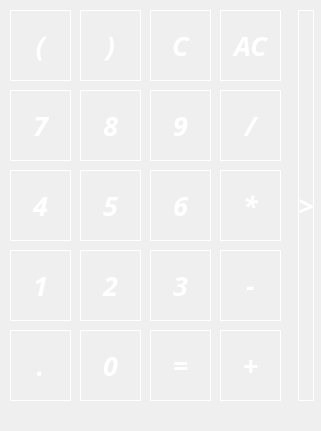
    <widget class="QFrame" name="frame_2">
     <property name="geometry">
      <rect>
       <x>0</x>
       <y>30</y>
       <width>321</width>
       <height>431</height>
      </rect>
     </property>
     <property name="frameShape">
      <enum>QFrame::NoFrame</enum>
     </property>
     <property name="frameShadow">
      <enum>QFrame::Raised</enum>
     </property>
     <widget class="QPushButton" name="sum">
      <property name="geometry">
       <rect>
        <x>220</x>
        <y>330</y>
        <width>61</width>
        <height>71</height>
       </rect>
      </property>
      <property name="font">
       <font>
        <family>Shree Devanagari 714</family>
        <pointsize>20</pointsize>
        <italic>true</italic>
        <bold>true</bold>
        <underline>false</underline>
        <strikeout>false</strikeout>
        <stylestrategy>PreferDefault</stylestrategy>
        <kerning>true</kerning>
       </font>
      </property>
      <property name="styleSheet">
       <string notr="true">QPushButton {
background-color: qlineargradient(x1: 0, y1: 0, x2: 0, y2: 1,
                                      stop: 0 #f5b5da, stop: 1 #521839 );
color: white;
border: 1px solid white;
}

QPushButton:pressed {
    background-color: qlineargradient(x1: 0, y1: 0, x2: 0, y2: 1,
                                      stop: 0 #521839, stop: 1 #f5b5da);
}</string>
      </property>
      <property name="text">
       <string>+</string>
      </property>
     </widget>
     <widget class="QPushButton" name="backspace">
      <property name="geometry">
       <rect>
        <x>150</x>
        <y>10</y>
        <width>61</width>
        <height>71</height>
       </rect>
      </property>
      <property name="font">
       <font>
        <family>Shree Devanagari 714</family>
        <pointsize>20</pointsize>
        <italic>true</italic>
        <bold>true</bold>
        <underline>false</underline>
        <strikeout>false</strikeout>
        <stylestrategy>PreferDefault</stylestrategy>
        <kerning>true</kerning>
       </font>
      </property>
      <property name="styleSheet">
       <string notr="true">QPushButton {
background-color: qlineargradient(x1: 0, y1: 0, x2: 0, y2: 1,
                                      stop: 0 #f5b5da, stop: 1 #521839 );
color: white;
border: 1px solid white;
}

QPushButton:pressed {
    background-color: qlineargradient(x1: 0, y1: 0, x2: 0, y2: 1,
                                      stop: 0 #521839, stop: 1 #f5b5da);
}</string>
      </property>
      <property name="text">
       <string>C</string>
      </property>
     </widget>
     <widget class="QPushButton" name="seven">
      <property name="geometry">
       <rect>
        <x>10</x>
        <y>90</y>
        <width>61</width>
        <height>71</height>
       </rect>
      </property>
      <property name="font">
       <font>
        <family>Shree Devanagari 714</family>
        <pointsize>20</pointsize>
        <italic>true</italic>
        <bold>true</bold>
        <underline>false</underline>
        <strikeout>false</strikeout>
        <stylestrategy>PreferDefault</stylestrategy>
        <kerning>true</kerning>
       </font>
      </property>
      <property name="styleSheet">
       <string notr="true">QPushButton {
background-color: qlineargradient(x1: 0, y1: 0, x2: 0, y2: 1,
                                      stop: 0 #f5b5da, stop: 1 #521839 );
color: white;
border: 1px solid white;
}

QPushButton:pressed {
    background-color: qlineargradient(x1: 0, y1: 0, x2: 0, y2: 1,
                                      stop: 0 #521839, stop: 1 #f5b5da);
}</string>
      </property>
      <property name="text">
       <string>7</string>
      </property>
     </widget>
     <widget class="QPushButton" name="dot">
      <property name="geometry">
       <rect>
        <x>10</x>
        <y>330</y>
        <width>61</width>
        <height>71</height>
       </rect>
      </property>
      <property name="font">
       <font>
        <family>Shree Devanagari 714</family>
        <pointsize>20</pointsize>
        <italic>true</italic>
        <bold>true</bold>
        <underline>false</underline>
        <strikeout>false</strikeout>
        <stylestrategy>PreferDefault</stylestrategy>
        <kerning>true</kerning>
       </font>
      </property>
      <property name="styleSheet">
       <string notr="true">QPushButton {
background-color: qlineargradient(x1: 0, y1: 0, x2: 0, y2: 1,
                                      stop: 0 #f5b5da, stop: 1 #521839 );
color: white;
border: 1px solid white;
}

QPushButton:pressed {
    background-color: qlineargradient(x1: 0, y1: 0, x2: 0, y2: 1,
                                      stop: 0 #521839, stop: 1 #f5b5da);
}</string>
      </property>
      <property name="text">
       <string>.</string>
      </property>
     </widget>
     <widget class="QPushButton" name="three">
      <property name="geometry">
       <rect>
        <x>150</x>
        <y>250</y>
        <width>61</width>
        <height>71</height>
       </rect>
      </property>
      <property name="font">
       <font>
        <family>Shree Devanagari 714</family>
        <pointsize>20</pointsize>
        <italic>true</italic>
        <bold>true</bold>
        <underline>false</underline>
        <strikeout>false</strikeout>
        <stylestrategy>PreferDefault</stylestrategy>
        <kerning>true</kerning>
       </font>
      </property>
      <property name="styleSheet">
       <string notr="true">QPushButton {
background-color: qlineargradient(x1: 0, y1: 0, x2: 0, y2: 1,
                                      stop: 0 #f5b5da, stop: 1 #521839 );
color: white;
border: 1px solid white;
}

QPushButton:pressed {
    background-color: qlineargradient(x1: 0, y1: 0, x2: 0, y2: 1,
                                      stop: 0 #521839, stop: 1 #f5b5da);
}</string>
      </property>
      <property name="text">
       <string>3</string>
      </property>
     </widget>
     <widget class="QPushButton" name="four">
      <property name="geometry">
       <rect>
        <x>10</x>
        <y>170</y>
        <width>61</width>
        <height>71</height>
       </rect>
      </property>
      <property name="font">
       <font>
        <family>Shree Devanagari 714</family>
        <pointsize>20</pointsize>
        <italic>true</italic>
        <bold>true</bold>
        <underline>false</underline>
        <strikeout>false</strikeout>
        <stylestrategy>PreferDefault</stylestrategy>
        <kerning>true</kerning>
       </font>
      </property>
      <property name="styleSheet">
       <string notr="true">QPushButton {
background-color: qlineargradient(x1: 0, y1: 0, x2: 0, y2: 1,
                                      stop: 0 #f5b5da, stop: 1 #521839 );
color: white;
border: 1px solid white;
}

QPushButton:pressed {
    background-color: qlineargradient(x1: 0, y1: 0, x2: 0, y2: 1,
                                      stop: 0 #521839, stop: 1 #f5b5da);
}</string>
      </property>
      <property name="text">
       <string>4</string>
      </property>
     </widget>
     <widget class="QPushButton" name="clear_all">
      <property name="geometry">
       <rect>
        <x>220</x>
        <y>10</y>
        <width>61</width>
        <height>71</height>
       </rect>
      </property>
      <property name="font">
       <font>
        <family>Shree Devanagari 714</family>
        <pointsize>20</pointsize>
        <italic>true</italic>
        <bold>true</bold>
        <underline>false</underline>
        <strikeout>false</strikeout>
        <stylestrategy>PreferDefault</stylestrategy>
        <kerning>true</kerning>
       </font>
      </property>
      <property name="styleSheet">
       <string notr="true">QPushButton {
background-color: qlineargradient(x1: 0, y1: 0, x2: 0, y2: 1,
                                      stop: 0 #f5b5da, stop: 1 #521839 );
color: white;
border: 1px solid white;
}

QPushButton:pressed {
    background-color: qlineargradient(x1: 0, y1: 0, x2: 0, y2: 1,
                                      stop: 0 #521839, stop: 1 #f5b5da);
}</string>
      </property>
      <property name="text">
       <string>AC</string>
      </property>
     </widget>
     <widget class="QPushButton" name="nine">
      <property name="geometry">
       <rect>
        <x>150</x>
        <y>90</y>
        <width>61</width>
        <height>71</height>
       </rect>
      </property>
      <property name="font">
       <font>
        <family>Shree Devanagari 714</family>
        <pointsize>20</pointsize>
        <italic>true</italic>
        <bold>true</bold>
        <underline>false</underline>
        <strikeout>false</strikeout>
        <stylestrategy>PreferDefault</stylestrategy>
        <kerning>true</kerning>
       </font>
      </property>
      <property name="styleSheet">
       <string notr="true">QPushButton {
background-color: qlineargradient(x1: 0, y1: 0, x2: 0, y2: 1,
                                      stop: 0 #f5b5da, stop: 1 #521839 );
color: white;
border: 1px solid white;
}

QPushButton:pressed {
    background-color: qlineargradient(x1: 0, y1: 0, x2: 0, y2: 1,
                                      stop: 0 #521839, stop: 1 #f5b5da);
}</string>
      </property>
      <property name="text">
       <string>9</string>
      </property>
     </widget>
     <widget class="QPushButton" name="close_bracket">
      <property name="geometry">
       <rect>
        <x>80</x>
        <y>10</y>
        <width>61</width>
        <height>71</height>
       </rect>
      </property>
      <property name="font">
       <font>
        <family>Shree Devanagari 714</family>
        <pointsize>20</pointsize>
        <italic>true</italic>
        <bold>true</bold>
        <underline>false</underline>
        <strikeout>false</strikeout>
        <stylestrategy>PreferDefault</stylestrategy>
        <kerning>true</kerning>
       </font>
      </property>
      <property name="styleSheet">
       <string notr="true">QPushButton {
background-color: qlineargradient(x1: 0, y1: 0, x2: 0, y2: 1,
                                      stop: 0 #f5b5da, stop: 1 #521839 );
color: white;
border: 1px solid white;
}

QPushButton:pressed {
    background-color: qlineargradient(x1: 0, y1: 0, x2: 0, y2: 1,
                                      stop: 0 #521839, stop: 1 #f5b5da);
}</string>
      </property>
      <property name="text">
       <string>)</string>
      </property>
     </widget>
     <widget class="QPushButton" name="two">
      <property name="geometry">
       <rect>
        <x>80</x>
        <y>250</y>
        <width>61</width>
        <height>71</height>
       </rect>
      </property>
      <property name="font">
       <font>
        <family>Shree Devanagari 714</family>
        <pointsize>20</pointsize>
        <italic>true</italic>
        <bold>true</bold>
        <underline>false</underline>
        <strikeout>false</strikeout>
        <stylestrategy>PreferDefault</stylestrategy>
        <kerning>true</kerning>
       </font>
      </property>
      <property name="styleSheet">
       <string notr="true">QPushButton {
background-color: qlineargradient(x1: 0, y1: 0, x2: 0, y2: 1,
                                      stop: 0 #f5b5da, stop: 1 #521839 );
color: white;
border: 1px solid white;
}

QPushButton:pressed {
    background-color: qlineargradient(x1: 0, y1: 0, x2: 0, y2: 1,
                                      stop: 0 #521839, stop: 1 #f5b5da);
}</string>
      </property>
      <property name="text">
       <string>2</string>
      </property>
     </widget>
     <widget class="QPushButton" name="zero">
      <property name="geometry">
       <rect>
        <x>80</x>
        <y>330</y>
        <width>61</width>
        <height>71</height>
       </rect>
      </property>
      <property name="font">
       <font>
        <family>Shree Devanagari 714</family>
        <pointsize>20</pointsize>
        <italic>true</italic>
        <bold>true</bold>
        <underline>false</underline>
        <strikeout>false</strikeout>
        <stylestrategy>PreferDefault</stylestrategy>
        <kerning>true</kerning>
       </font>
      </property>
      <property name="styleSheet">
       <string notr="true">QPushButton {
background-color: qlineargradient(x1: 0, y1: 0, x2: 0, y2: 1,
                                      stop: 0 #f5b5da, stop: 1 #521839 );
color: white;
border: 1px solid white;
}

QPushButton:pressed {
    background-color: qlineargradient(x1: 0, y1: 0, x2: 0, y2: 1,
                                      stop: 0 #521839, stop: 1 #f5b5da);
}</string>
      </property>
      <property name="text">
       <string>0</string>
      </property>
     </widget>
     <widget class="QPushButton" name="sub">
      <property name="geometry">
       <rect>
        <x>220</x>
        <y>250</y>
        <width>61</width>
        <height>71</height>
       </rect>
      </property>
      <property name="font">
       <font>
        <family>Shree Devanagari 714</family>
        <pointsize>20</pointsize>
        <italic>true</italic>
        <bold>true</bold>
        <underline>false</underline>
        <strikeout>false</strikeout>
        <stylestrategy>PreferDefault</stylestrategy>
        <kerning>true</kerning>
       </font>
      </property>
      <property name="styleSheet">
       <string notr="true">QPushButton {
background-color: qlineargradient(x1: 0, y1: 0, x2: 0, y2: 1,
                                      stop: 0 #f5b5da, stop: 1 #521839 );
color: white;
border: 1px solid white;
}

QPushButton:pressed {
    background-color: qlineargradient(x1: 0, y1: 0, x2: 0, y2: 1,
                                      stop: 0 #521839, stop: 1 #f5b5da);
}</string>
      </property>
      <property name="text">
       <string>-</string>
      </property>
     </widget>
     <widget class="QPushButton" name="equal">
      <property name="geometry">
       <rect>
        <x>150</x>
        <y>330</y>
        <width>61</width>
        <height>71</height>
       </rect>
      </property>
      <property name="font">
       <font>
        <family>Shree Devanagari 714</family>
        <pointsize>20</pointsize>
        <italic>true</italic>
        <bold>true</bold>
        <underline>false</underline>
        <strikeout>false</strikeout>
        <stylestrategy>PreferDefault</stylestrategy>
        <kerning>true</kerning>
       </font>
      </property>
      <property name="styleSheet">
       <string notr="true">QPushButton {
background-color: qlineargradient(x1: 0, y1: 0, x2: 0, y2: 1,
                                      stop: 0 #f5b5da, stop: 1 #521839 );
color: white;
border: 1px solid white;
}

QPushButton:pressed {
    background-color: qlineargradient(x1: 0, y1: 0, x2: 0, y2: 1,
                                      stop: 0 #521839, stop: 1 #f5b5da);
}</string>
      </property>
      <property name="text">
       <string>=</string>
      </property>
      <property name="shortcut">
       <string>Return</string>
      </property>
     </widget>
     <widget class="QPushButton" name="open_bracket">
      <property name="geometry">
       <rect>
        <x>10</x>
        <y>10</y>
        <width>61</width>
        <height>71</height>
       </rect>
      </property>
      <property name="font">
       <font>
        <family>Shree Devanagari 714</family>
        <pointsize>20</pointsize>
        <italic>true</italic>
        <bold>true</bold>
        <underline>false</underline>
        <strikeout>false</strikeout>
        <stylestrategy>PreferDefault</stylestrategy>
        <kerning>true</kerning>
       </font>
      </property>
      <property name="styleSheet">
       <string notr="true">QPushButton {
background-color: qlineargradient(x1: 0, y1: 0, x2: 0, y2: 1,
                                      stop: 0 #f5b5da, stop: 1 #521839 );
color: white;
border: 1px solid white;
}

QPushButton:pressed {
    background-color: qlineargradient(x1: 0, y1: 0, x2: 0, y2: 1,
                                      stop: 0 #521839, stop: 1 #f5b5da);
}</string>
      </property>
      <property name="text">
       <string>(</string>
      </property>
     </widget>
     <widget class="QPushButton" name="one">
      <property name="geometry">
       <rect>
        <x>10</x>
        <y>250</y>
        <width>61</width>
        <height>71</height>
       </rect>
      </property>
      <property name="font">
       <font>
        <family>Shree Devanagari 714</family>
        <pointsize>20</pointsize>
        <italic>true</italic>
        <bold>true</bold>
        <underline>false</underline>
        <strikeout>false</strikeout>
        <stylestrategy>PreferDefault</stylestrategy>
        <kerning>true</kerning>
       </font>
      </property>
      <property name="styleSheet">
       <string notr="true">QPushButton {
background-color: qlineargradient(x1: 0, y1: 0, x2: 0, y2: 1,
                                      stop: 0 #f5b5da, stop: 1 #521839 );
color: white;
border: 1px solid white;
}

QPushButton:pressed {
    background-color: qlineargradient(x1: 0, y1: 0, x2: 0, y2: 1,
                                      stop: 0 #521839, stop: 1 #f5b5da);
}</string>
      </property>
      <property name="text">
       <string>1</string>
      </property>
     </widget>
     <widget class="QPushButton" name="open_extra_mode">
      <property name="geometry">
       <rect>
        <x>298</x>
        <y>10</y>
        <width>16</width>
        <height>391</height>
       </rect>
      </property>
      <property name="font">
       <font>
        <family>Shree Devanagari 714</family>
        <pointsize>20</pointsize>
        <italic>true</italic>
        <bold>true</bold>
        <underline>false</underline>
        <strikeout>false</strikeout>
        <stylestrategy>PreferDefault</stylestrategy>
        <kerning>true</kerning>
       </font>
      </property>
      <property name="styleSheet">
       <string notr="true">QPushButton {
background-color: qlineargradient(x1: 0, y1: 0, x2: 0, y2: 1,
                                      stop: 0 #f5b5da, stop: 1 #521839 );
color: white;
border: 1px solid white;
}

QPushButton:pressed {
    background-color: qlineargradient(x1: 0, y1: 0, x2: 0, y2: 1,
                                      stop: 0 #521839, stop: 1 #f5b5da);
}</string>
      </property>
      <property name="text">
       <string>&gt;</string>
      </property>
     </widget>
     <widget class="QPushButton" name="six">
      <property name="geometry">
       <rect>
        <x>150</x>
        <y>170</y>
        <width>61</width>
        <height>71</height>
       </rect>
      </property>
      <property name="font">
       <font>
        <family>Shree Devanagari 714</family>
        <pointsize>20</pointsize>
        <italic>true</italic>
        <bold>true</bold>
        <underline>false</underline>
        <strikeout>false</strikeout>
        <stylestrategy>PreferDefault</stylestrategy>
        <kerning>true</kerning>
       </font>
      </property>
      <property name="styleSheet">
       <string notr="true">QPushButton {
background-color: qlineargradient(x1: 0, y1: 0, x2: 0, y2: 1,
                                      stop: 0 #f5b5da, stop: 1 #521839 );
color: white;
border: 1px solid white;
}

QPushButton:pressed {
    background-color: qlineargradient(x1: 0, y1: 0, x2: 0, y2: 1,
                                      stop: 0 #521839, stop: 1 #f5b5da);
}</string>
      </property>
      <property name="text">
       <string>6</string>
      </property>
     </widget>
     <widget class="QPushButton" name="div">
      <property name="geometry">
       <rect>
        <x>220</x>
        <y>90</y>
        <width>61</width>
        <height>71</height>
       </rect>
      </property>
      <property name="font">
       <font>
        <family>Shree Devanagari 714</family>
        <pointsize>20</pointsize>
        <italic>true</italic>
        <bold>true</bold>
        <underline>false</underline>
        <strikeout>false</strikeout>
        <stylestrategy>PreferDefault</stylestrategy>
        <kerning>true</kerning>
       </font>
      </property>
      <property name="styleSheet">
       <string notr="true">QPushButton {
background-color: qlineargradient(x1: 0, y1: 0, x2: 0, y2: 1,
                                      stop: 0 #f5b5da, stop: 1 #521839 );
color: white;
border: 1px solid white;
}

QPushButton:pressed {
    background-color: qlineargradient(x1: 0, y1: 0, x2: 0, y2: 1,
                                      stop: 0 #521839, stop: 1 #f5b5da);
}</string>
      </property>
      <property name="text">
       <string>/</string>
      </property>
     </widget>
     <widget class="QPushButton" name="eight">
      <property name="geometry">
       <rect>
        <x>80</x>
        <y>90</y>
        <width>61</width>
        <height>71</height>
       </rect>
      </property>
      <property name="font">
       <font>
        <family>Shree Devanagari 714</family>
        <pointsize>20</pointsize>
        <italic>true</italic>
        <bold>true</bold>
        <underline>false</underline>
        <strikeout>false</strikeout>
        <stylestrategy>PreferDefault</stylestrategy>
        <kerning>true</kerning>
       </font>
      </property>
      <property name="styleSheet">
       <string notr="true">QPushButton {
background-color: qlineargradient(x1: 0, y1: 0, x2: 0, y2: 1,
                                      stop: 0 #f5b5da, stop: 1 #521839 );
color: white;
border: 1px solid white;
}

QPushButton:pressed {
    background-color: qlineargradient(x1: 0, y1: 0, x2: 0, y2: 1,
                                      stop: 0 #521839, stop: 1 #f5b5da);
}</string>
      </property>
      <property name="text">
       <string>8</string>
      </property>
     </widget>
     <widget class="QPushButton" name="five">
      <property name="geometry">
       <rect>
        <x>80</x>
        <y>170</y>
        <width>61</width>
        <height>71</height>
       </rect>
      </property>
      <property name="font">
       <font>
        <family>Shree Devanagari 714</family>
        <pointsize>20</pointsize>
        <italic>true</italic>
        <bold>true</bold>
        <underline>false</underline>
        <strikeout>false</strikeout>
        <stylestrategy>PreferDefault</stylestrategy>
        <kerning>true</kerning>
       </font>
      </property>
      <property name="styleSheet">
       <string notr="true">QPushButton {
background-color: qlineargradient(x1: 0, y1: 0, x2: 0, y2: 1,
                                      stop: 0 #f5b5da, stop: 1 #521839 );
color: white;
border: 1px solid white;
}

QPushButton:pressed {
    background-color: qlineargradient(x1: 0, y1: 0, x2: 0, y2: 1,
                                      stop: 0 #521839, stop: 1 #f5b5da);
}</string>
      </property>
      <property name="text">
       <string>5</string>
      </property>
     </widget>
     <widget class="QPushButton" name="mult">
      <property name="geometry">
       <rect>
        <x>220</x>
        <y>170</y>
        <width>61</width>
        <height>71</height>
       </rect>
      </property>
      <property name="font">
       <font>
        <family>Shree Devanagari 714</family>
        <pointsize>20</pointsize>
        <italic>true</italic>
        <bold>true</bold>
        <underline>false</underline>
        <strikeout>false</strikeout>
        <stylestrategy>PreferDefault</stylestrategy>
        <kerning>true</kerning>
       </font>
      </property>
      <property name="styleSheet">
       <string notr="true">QPushButton {
background-color: qlineargradient(x1: 0, y1: 0, x2: 0, y2: 1,
                                      stop: 0 #f5b5da, stop: 1 #521839 );
color: white;
border: 1px solid white;
}

QPushButton:pressed {
    background-color: qlineargradient(x1: 0, y1: 0, x2: 0, y2: 1,
                                      stop: 0 #521839, stop: 1 #f5b5da);
}</string>
      </property>
      <property name="text">
       <string>*</string>
      </property>
     </widget>
    </widget>
